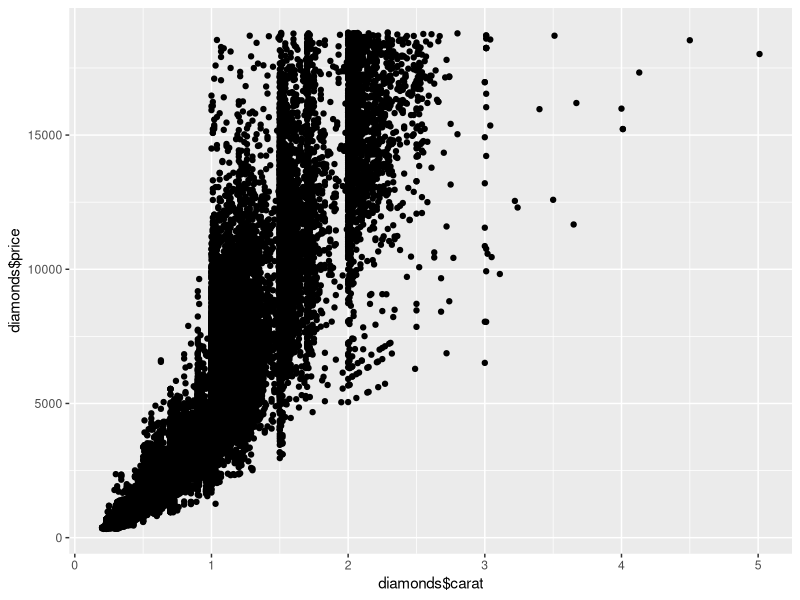
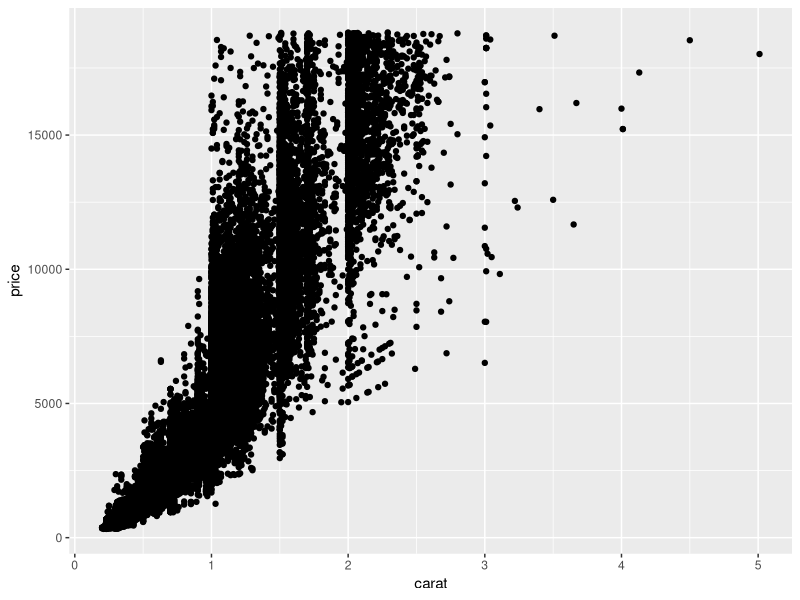
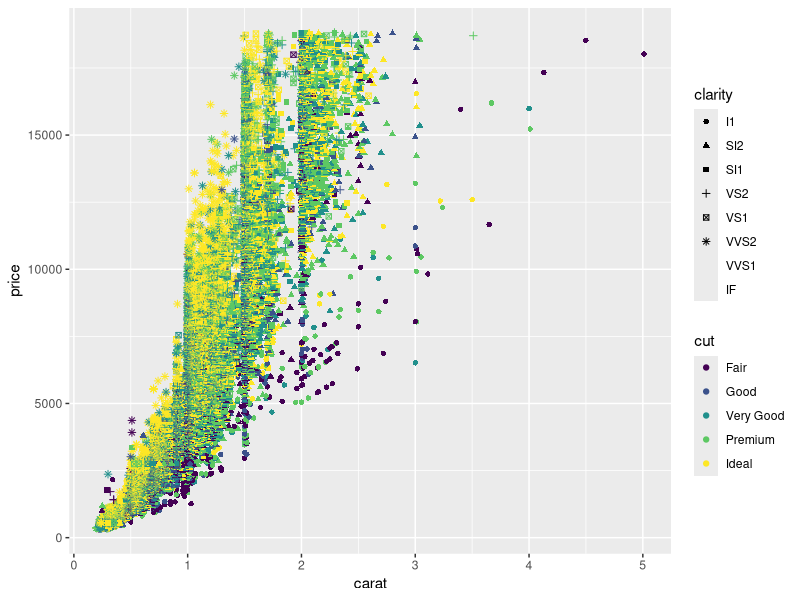
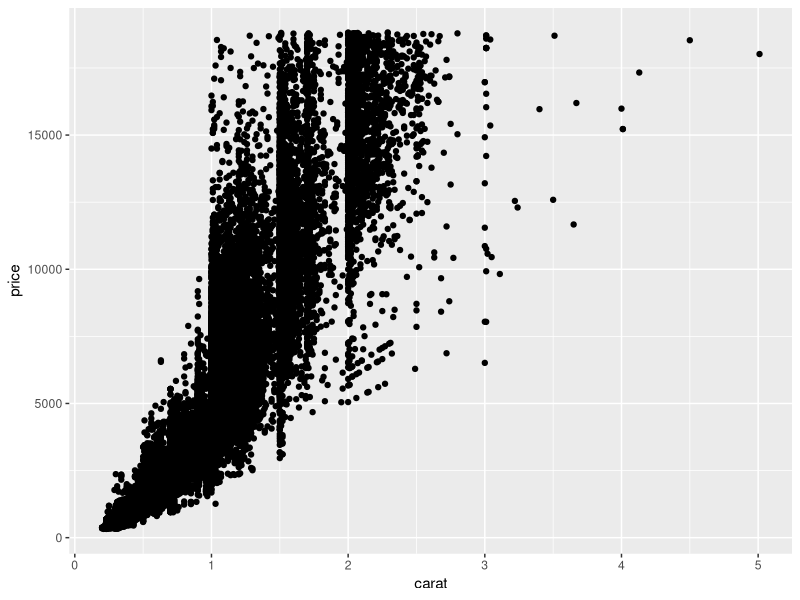
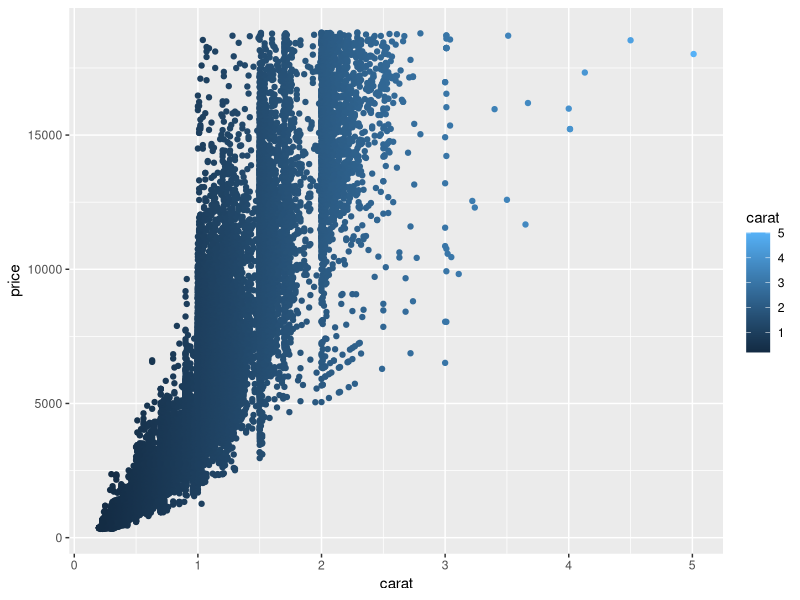
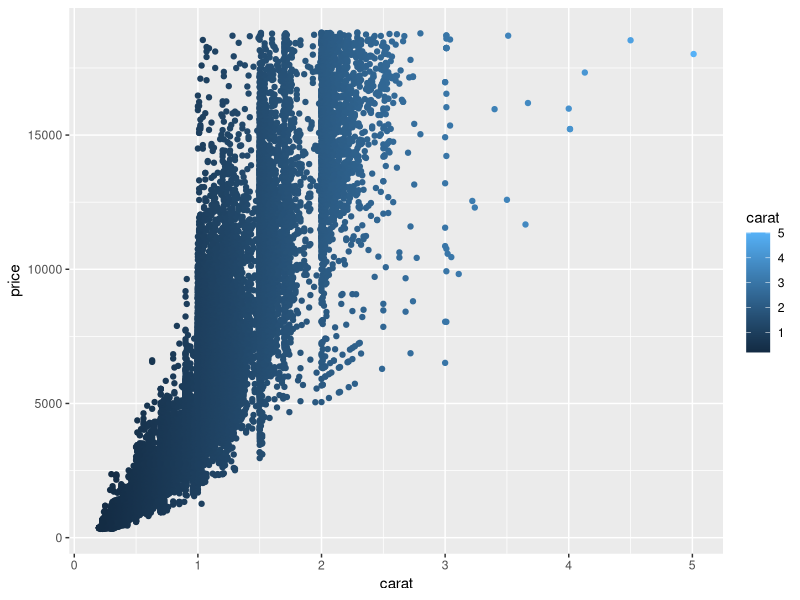
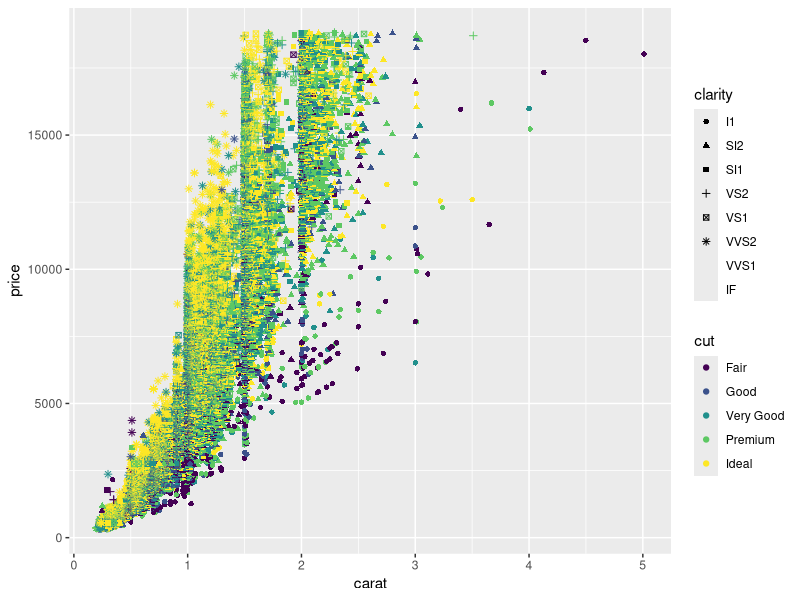
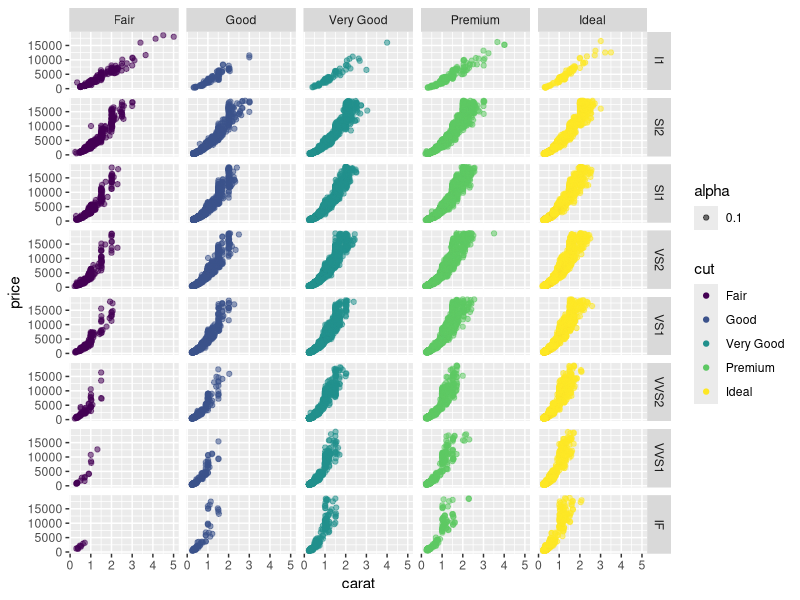

Here is the R script that generated these plots, in order:
## ---- chunk 1
library(tidyverse)
## ---- chunk 2
head(diamonds)
qplot(diamonds$carat, diamonds$price)
## ---- chunk 3
qplot(carat, price, data = diamonds)

## ---- chunk 4
qplot(carat, price, shape = clarity, color = cut, data = diamonds)

## ---- chunk 5
d <- ggplot(diamonds, aes(x=carat, y=price)) # first you set the aesthetic and dataset
d + geom_point() # then you add geoms
d + geom_point(aes(colour = carat)) # and you can keep doing this to add layers to the plot
## ---- chunk 6
ggplot(diamonds, aes(x = carat, y = price, color = carat)) + geom_point()

## ---- chunk 7
ggplot(diamonds, aes(x=carat, y = price, shape = clarity, color = cut)) + geom_point()

## ---- chunk 8
ggplot(diamonds, aes(x=carat, y = price)) +
  geom_point(aes(color = cut, alpha = .1))+
  facet_grid(clarity~cut)

## ---- chunk 9
ggplot(diamonds, aes(x=carat, y = price, color = clarity)) +
  geom_point()+
  facet_grid(. ~ cut) # grid

ggplot(diamonds, aes(x=carat, y = price, color = cut)) +
  geom_point(shape = ".", alpha = .1)+
  facet_wrap( ~ cut) # wrap


## ---- chunk 10
ggplot(diamonds, aes(x=carat, y=price)) +
  geom_point(shape = ".") +
  facet_grid(cut ~ clarity) +
  geom_smooth(method = "lm")

## ---- chunk 11
ggplot(diamonds, aes(x = carat))+
  geom_histogram(aes(y = stat(density)), fill = 'white', color = 'black', alpha = .8)+
  geom_density(linetype = 2)+
  theme_minimal()

## ---- chunk 12
ggplot(diamonds, aes(x = carat, y = price, col = cut)) + 
  geom_point(pch = ".") + 
  facet_wrap(~clarity) +
  ggthemes::theme_few()
